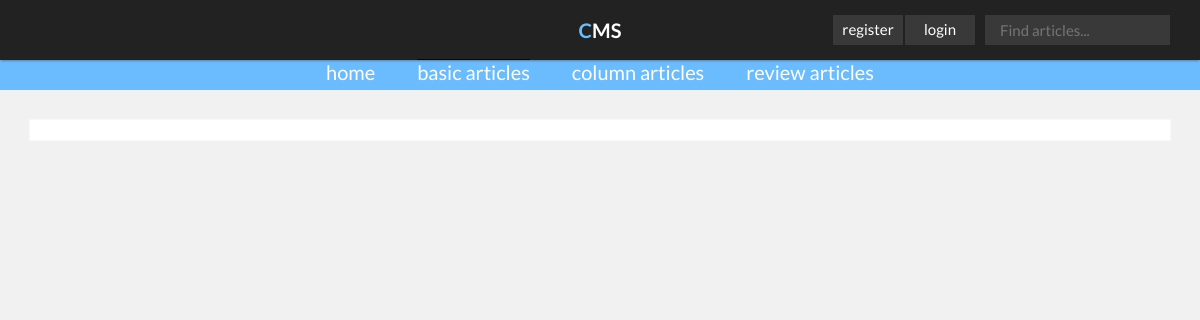
The app's page /index.php?page=articles&type=basic, older data.
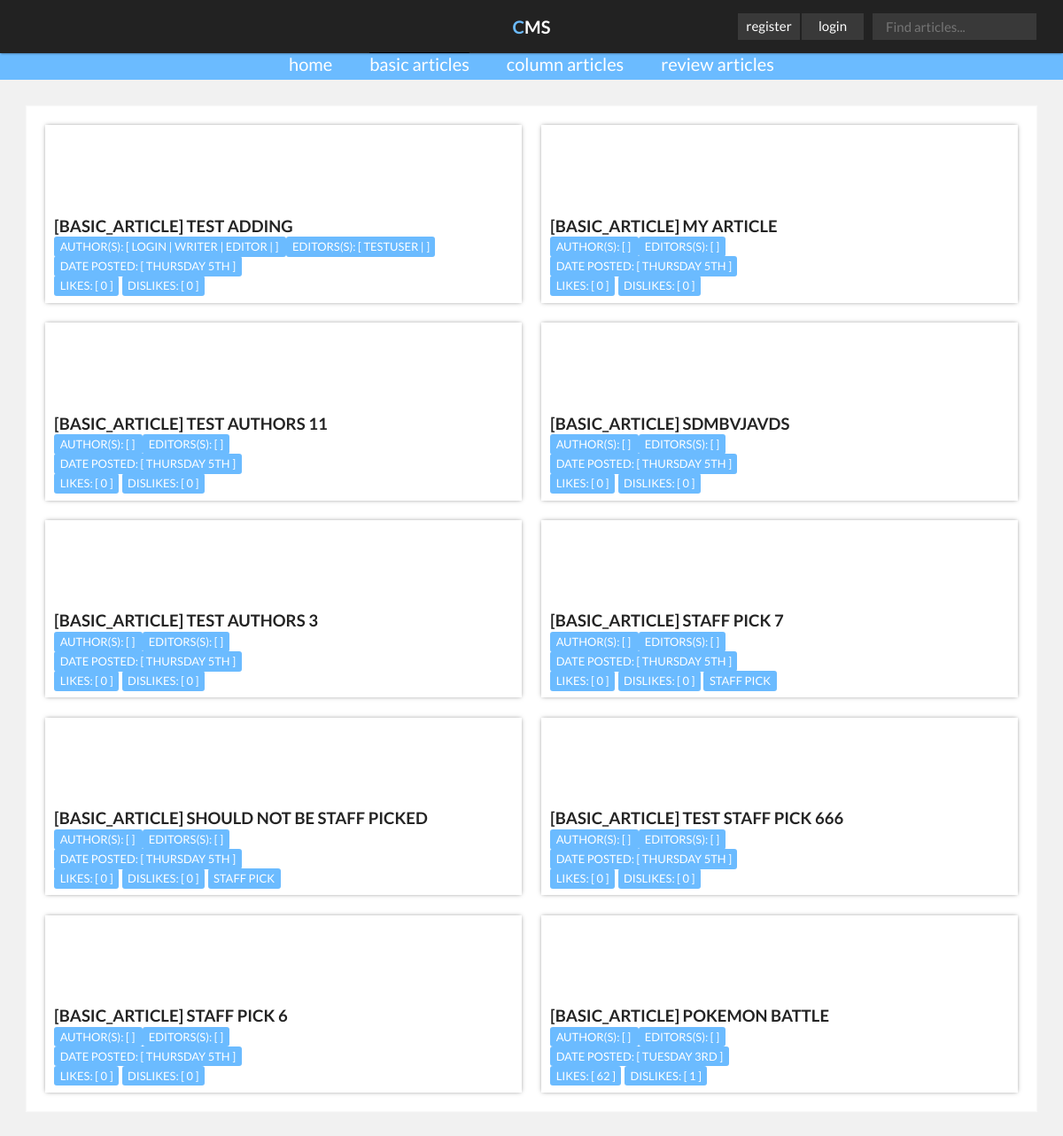
The same page, newer data.
### tables this page shows
CREATE TABLE IF NOT EXISTS `articles` (
  `article_id` int(6) NOT NULL AUTO_INCREMENT,
  `article_title` varchar(100) NOT NULL,
  `article_content` text NOT NULL,
  `article_timestamp` int(11) NOT NULL,
  `article_image` varchar(255) NOT NULL,
  `article_status` varchar(30) NOT NULL,
  `article_type` varchar(30) NOT NULL,
  `article_staff_pick` tinyint(4) DEFAULT '0',
  PRIMARY KEY (`article_id`)
);

CREATE TABLE IF NOT EXISTS `users` (
  `user_id` int(6) NOT NULL AUTO_INCREMENT,
  `user_name` varchar(255) NOT NULL,
  `user_password` varchar(255) NOT NULL,
  `user_role` varchar(30) NOT NULL,
  PRIMARY KEY (`user_id`)
);

CREATE TABLE IF NOT EXISTS `article_likes` (
  `article_like_id` int(6) NOT NULL AUTO_INCREMENT,
  `article_like_amount` int(6) NOT NULL DEFAULT '0',
  `article_id` int(6) NOT NULL,
  PRIMARY KEY (`article_like_id`),
  KEY `article_id` (`article_id`)
);

CREATE TABLE IF NOT EXISTS `article_dislikes` (
  `article_dislike_id` int(6) NOT NULL AUTO_INCREMENT,
  `article_dislike_amount` int(6) NOT NULL,
  `article_id` int(6) NOT NULL,
  PRIMARY KEY (`article_dislike_id`),
  KEY `article_id` (`article_id`)
);

### views/AUView.php (called while the page is built, shortened)
<?php
class AUView {
    private $articlesModel;
    public function __construct( $controller, $articlesModel, $usersModel ){
        $this->articlesModel    = $articlesModel;
    }
    public function output_basic_articles(){
        include 'html/header.html.php';
        $articles = $this->articlesModel->getBasicArticles();
        include 'html/articles.html.php';
        include 'html/footer.html.php';
    }
}
 ?>

### models/ArticlesModel.php (called while the page is built, shortened)
<?php
include_once "config/connection.php";
include_once "models/Article.php";
class ArticlesModel {
    public function getBasicArticles(){
        global $pdo;
        $sth = $pdo->prepare("SELECT * FROM articles WHERE article_type = :type ORDER BY article_timestamp DESC");
        $sth->execute(array(':type'=>'basic_article'));
        $rows = $sth->fetchAll();
        foreach($rows as $row){
            $article = new Article(
               $row['article_id']
               ,$row['article_title']
               ,$row['article_content']
               ,$row['article_timestamp']
               ,$row['article_image']
               ,$row['article_status']
               ,$row['article_type']
               ,$row['article_staff_pick']
               );
            $basic_articles[] = $article;
        }
        return $basic_articles;
    }
    public function getLikes( $article_id ) {
        global $pdo;
        $query = $pdo->prepare("SELECT article_like_amount FROM article_likes WHERE article_id = ? ");
        $query->bindValue(1, $article_id);
        $query->execute();
        $article_like_amount = $query->fetchColumn();
        return $article_like_amount;
    }
    public function getDislikes( $article_id ) {
        global $pdo;
        $query = $pdo->prepare("SELECT article_dislike_amount FROM article_dislikes WHERE article_id = ? ");
        $query->bindValue(1, $article_id);
        $query->execute();
        $article_dislike_amount = $query->fetchColumn();
        return $article_dislike_amount;
    }
    public function getArticleAuthors( $article_id ) {
        global $pdo;
        $query = $pdo->prepare("
          SELECT U.user_name
          FROM users U
          INNER JOIN article_authors  AU ON U.user_id = AU.user_id
          WHERE AU.article_id = ?");
        $query->bindValue(1, $article_id);
        $query->execute();
        $article_authors = $query->fetchAll();
        return $article_authors;
    }
    public function getArticleEditors( $article_id ) {
        global $pdo;
        $query = $pdo->prepare("
          SELECT U.user_name
          FROM users U
          INNER JOIN article_editors AU ON U.user_id = AU.user_id
          WHERE AU.article_id = ?");
        $query->bindValue(1, $article_id);
        $query->execute();
        $article_editors = $query->fetchAll();
        return $article_editors;
    }
}
?>

### models/article.php (called while the page is built, shortened)
<?php
	class Article {
		 public function __construct($article_id, $article_title, $article_content, $article_timestamp, $article_image, $article_status, $article_type, $article_staff_pick){
		 	$this->id = $article_id;
		 	$this->title = $article_title;
		 	$this->timestamp = $article_timestamp;
		 	$this->image = $article_image;
		 	$this->type = $article_type;
		 	$this->staff_pick = $article_staff_pick;
		 	return true;
		 }
		 public function getArticleId(){
		 	return $this->id;
		 }
		 public function getArticleTitle(){
		 	return $this->title;
		 }
		 public function getArticleTimestamp(){
		 	return $this->timestamp;
		 }
		 public function getArticleImage(){
		 	return $this->image;
		 }
		 public function getArticleType(){
		 	return $this->type;
		 }
		 public function getStaffPickedArticle(){
		 	return $this->staff_pick;
		 }
	}
 ?>

### views/html/articles.html.php (the view, shortened to what the changed rows need)
<div class="content">
    <div class="block list <?php if ( $_GET['type']=='basic') { echo 'basic-layout'; } else if ( $_GET['type']=='column') { echo 'column-layout'; } else if ( $_GET['type']=='review') { echo 'review-layout'; }  ?> ">
        <ol>
            <?php foreach($articles as $article): ?>
                <?php $article_authors = $this->articlesModel->getArticleAuthors( $article->getArticleId() ); ?>
                <?php $article_editors = $this->articlesModel->getArticleEditors( $article->getArticleId() ); ?>
                <li>
                <a href="index.php?show=<?php echo $article->getArticleId(); ?>">
                    <div class="square-thumb" style="background-image: url(<?php echo $article->getArticleImage(); ?>);"></div>
                    <h4>[<?php echo $article->getArticleType(); ?>] <?php echo $article->getArticleTitle(); ?></h4>
                    <small>author(s): [
                        <?php foreach($article_authors as $author): ?>
                            <?php print $author['user_name']; ?> |
                        <?php endforeach; ?>
                        ]
                    </small>
                    <small>editors(s): [
                        <?php foreach($article_editors as $editor): ?>
                            <?php print $editor['user_name']; ?> |
                        <?php endforeach; ?>
                        ]
                    </small><br/>
                    <small>date posted: [ <?php echo date("l jS", $article->getArticleTimestamp()); ?> ]</small><br/>
                    <small>likes: [ <?php echo $this->articlesModel->getLikes( $article->getArticleId() ); ?> ]</small>
                    <small>dislikes: [ <?php echo $this->articlesModel->getDislikes( $article->getArticleId() ); ?> ]</small>
                    <?php if( $article->getStaffPickedArticle() == 1 ) { ?><small>STAFF PICK</small><?php } ?>
                </a>
            </li>
        <?php endforeach; ?>
        </ol>
    </div>
</div>

Row changes from the older to the newer data that the page shows:
added articles: article_type "BASIC_ARTICLE", article_title "TEST ADDING", article_timestamp "THURSDAY 5TH", article_id.article_like_amount "0", article_id.article_dislike_amount "0"
added users: user_name "LOGIN", shown under "BASIC_ARTICLE"
added users: user_name "WRITER", shown under "BASIC_ARTICLE"
added users: user_name "EDITOR", shown under "BASIC_ARTICLE"
added users: user_name "TESTUSER", shown under "BASIC_ARTICLE"
added articles: article_type "BASIC_ARTICLE", article_title "MY ARTICLE", article_timestamp "THURSDAY 5TH", article_id.article_like_amount "0", article_id.article_dislike_amount "0"
added articles: article_type "BASIC_ARTICLE", article_title "TEST AUTHORS 11", article_timestamp "THURSDAY 5TH", article_id.article_like_amount "0", article_id.article_dislike_amount "0"
added articles: article_type "BASIC_ARTICLE", article_title "SDMBVJAVDS", article_timestamp "THURSDAY 5TH", article_id.article_like_amount "0", article_id.article_dislike_amount "0"
added articles: article_type "BASIC_ARTICLE", article_title "TEST AUTHORS 3", article_timestamp "THURSDAY 5TH", article_id.article_like_amount "0", article_id.article_dislike_amount "0"
added articles: article_type "BASIC_ARTICLE", article_title "STAFF PICK 7", article_timestamp "THURSDAY 5TH", article_id.article_like_amount "0", article_id.article_dislike_amount "0", article_staff_pick "STAFF PICK"
added articles: article_type "BASIC_ARTICLE", article_title "SHOULD NOT BE STAFF PICKED", article_timestamp "THURSDAY 5TH", article_id.article_like_amount "0", article_id.article_dislike_amount "0", article_staff_pick "STAFF PICK"
added articles: article_type "BASIC_ARTICLE", article_title "TEST STAFF PICK 666", article_timestamp "THURSDAY 5TH", article_id.article_like_amount "0", article_id.article_dislike_amount "0"
added articles: article_type "BASIC_ARTICLE", article_title "STAFF PICK 6", article_timestamp "THURSDAY 5TH", article_id.article_like_amount "0", article_id.article_dislike_amount "0"
added articles: article_type "BASIC_ARTICLE", article_title "POKEMON BATTLE", article_timestamp "TUESDAY 3RD", article_id.article_like_amount "62", article_id "1"
